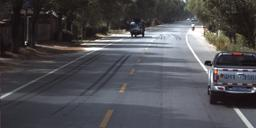
#> input picture data/images/baidu_set/1.jpg, 256 x 128 px
$ python -i image_manipulation.py   (imports and definitions only)
#> lines starting #> are read from the running program, lines starting #| are printed output that depends on the picture
import cv2
import numpy as np

def canny(img):
    gray = cv2.cvtColor(img, cv2.COLOR_RGB2GRAY)
    kernel = 5
    blur = cv2.GaussianBlur(gray, (kernel, kernel), 0)
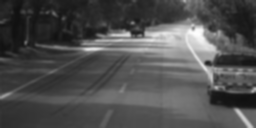
#> blur: shape (128, 256); min 16, max 253, mean 78.6
    canny = cv2.Canny(blur, 50, 150)
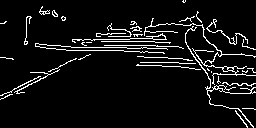
#> canny: shape (128, 256); 7% white in thin lines or dots
    return canny

def add_weighted(frame, line_image):
    return cv2.addWeighted(frame, 0.8, line_image, 1, 1)

def region_of_interest(canny):
    height = canny.shape[0]
    width = canny.shape[1]
    mask = np.zeros_like(canny)
    rectangle = np.array([[
        (0, height),
        (0, height / 3 * 2),
        (width / 2, height / 5),
        (width / 5 * 4, height), ]], np.int32)
    cv2.fillPoly(mask, rectangle, 255)
    masked_image = cv2.bitwise_and(canny, mask)
    return masked_image

>>> import cv2
>>> picture = cv2.cvtColor(cv2.imread('../data/images/baidu_set/1.jpg'), cv2.COLOR_BGR2RGB)
>>> result = canny(picture)

$ run again, on data/images/baidu_set/10.jpg
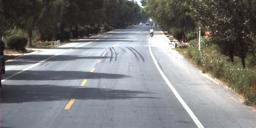
#> input picture data/images/baidu_set/10.jpg, 256 x 128 px
#> in canny, `blur = cv2.GaussianBlur(gray, (kernel, kernel), 0)`:
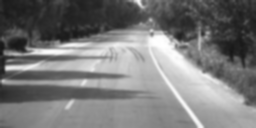
#> blur: shape (128, 256); min 22, max 255, mean 120.9
#> in canny, `canny = cv2.Canny(blur, 50, 150)`:
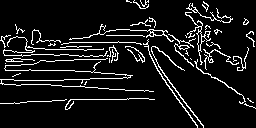
#> canny: shape (128, 256); 9% white in thin lines or dots
